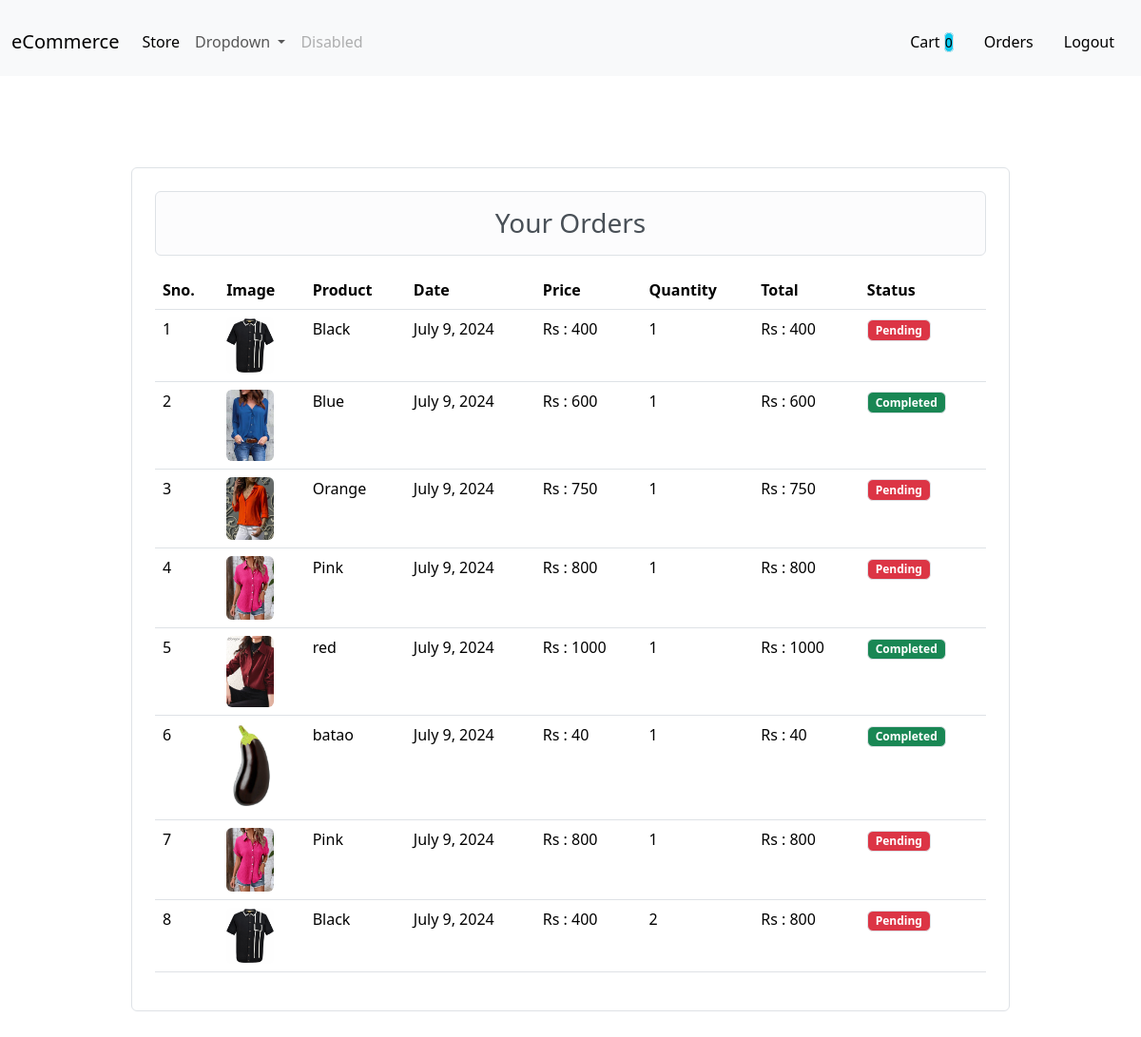
The app's page /orders/ (signed in) with its own data.
### store/models/orders.py (models this page shows, shortened)
class Order(models.Model):
    product = models.ForeignKey(Product, on_delete=models.CASCADE)
    customer = models.ForeignKey(Customer, on_delete=models.CASCADE)
    quantity = models.IntegerField(null=True, blank=True)
    price = models.IntegerField(null=True, blank=True)
    address = models.CharField(max_length=50, default='', blank=True)
    phone = models.CharField(max_length=50, default='', blank=True)
    date = models.DateField(auto_now_add=True)
    status = models.BooleanField(null=True, blank=True)
    @staticmethod
    def get_orders_by_customer(customer_id):
        return Order.objects.filter(customer_id=customer_id).order_by('-date')

### store/models/product.py (models this page shows, shortened)
class Product(models.Model):
    name = models.CharField(max_length=100, blank=True, null= True)
    price = models.DecimalField(max_digits=10, decimal_places=2, blank=True, null= True)
    Category = models.ForeignKey(Category, on_delete=models.CASCADE, default=1, blank=True, null= True)
    description = models.TextField(blank=True, null= True)
    image = models.ImageField(upload_to='uploads/products', blank=True, null= True)

### store/middlewares/auth.py (the view)
    def middleware(request):
        if not request.session.get('customer'):
            return_url = request.path_info
            return redirect(f'/login/?return_url={return_url}')
        response = get_response(request)
        return response

### store/templatetags/custom_filter.py (called while the page is built)
@register.filter(name ='currency')
def currency(number):
    return "Rs : " + str(number)

@register.filter(name ='multiply')
def multiply(number , number1):
    return number * number1

### store/views/orders.py (called while the page is built)
    def get(self, request):
        customer = request.session.get('customer')
        if customer:
            orders = Order.get_orders_by_customer(customer)
        else:
            orders = []
        context = {'orders': orders}
        return render(request, 'orders.html', context)

### store/templates/orders.html
{% extends 'base.html' %}
{% block content %}
{% load cart %}
{% load custom_filter %}
<div class="container">
    <div class='m-5 mt-8 p-5'>
        <div class= 'mx-auto border rounded py-4 px-4'>
            <h3 class="alert alert-light text-center border rounded">Your Orders</h3>
            <table class="table">
                <thead>
                    <tr>
                        <th>Sno. </th>
                        <th>Image</th>
                        <th>Product</th>
                        <th>Date</th>
                        <th>Price</th>
                        <th>Quantity</th>
                        <th>Total</th>
                        <th>Status</th>
                    </tr>
                </thead>
                <tbody>
                    {% for order in orders %}
                    <tr>
                        <td> {{forloop.counter}}</td>
                        <td><img src="{{order.product.image.url}}" alt="" class="rounded" style="width: 50px;"></td>
                        <td>{{order.product.name}}</td>
                        <td>{{order.date}}</td>
                        <td>{{order.price|currency}}</td>
                        <td>{{order.quantity}}</td>
                        <td>{{order.quantity|multiply:order.price|currency}}</td>
                        {% if order.status %}
                            <td><small class="badge badge-success border rounded bg-success">Completed</small></td>
                        {% else %}
                            <td><small class="badge badge-warning border rounded bg-danger">Pending</small></td>
                        {% endif %}
                    </tr>
                    {% endfor %}
                </tbody>
            </table>
        </div>
    </div>
</div>
{% endblock  %}

### store/templates/base.html (shortened to what this page needs)
<!DOCTYPE html>
<html lang="en">
<head>
    <link href="https://cdn.jsdelivr.net/npm/bootstrap@5.3.3/dist/css/bootstrap.min.css" rel="stylesheet">
</head>
<body>
<nav class="navbar navbar-expand-lg bg-body-tertiary">
    <div class="container-fluid mt-2">
        <a class="navbar-brand" href="{% url 'index' %}">eCommerce</a>
        <div class="collapse navbar-collapse" id="navbarSupportedContent">
            <ul class="navbar-nav me-auto mb-2 mb-lg-0">
                <li class="nav-item">
                    <a class="nav-link active" aria-current="page" href="#">Store</a>
                </li>
                <li class="nav-item dropdown">
                    <a class="nav-link dropdown-toggle" href="#" id="navbarDropdown" role="button" data-bs-toggle="dropdown" aria-expanded="false">
                        Dropdown
                    </a>
                </li>
                <li class="nav-item">
                    <a class="nav-link disabled" aria-disabled="true">Disabled</a>
                </li>
            </ul>
            <ul class="navbar-nav d-flex">
                <li class="nav-item">
                    <a class="nav-link active  m-2" aria-current="page" href="/cart">Cart
                        <small class="badge-info bg-info border rounded">{{request.session.cart.keys|length}}</small>
                    </a>
                </li>
                {% if request.session.customer%}
                <li class="nav-item">
                    <a class="nav-link active  m-2" aria-current="page" href="/orders">Orders</a>
                </li>
                <li class="nav-item">
                    <a class="nav-link active  m-2" aria-current="page" href="/logout">Logout</a>
                </li>
                {% endif %}
            </ul>
        </div>
    </div>
</nav>
{% block content %}
{% endblock %}
</body>
</html>

### records on screen
Order: product.image (picture), product.name "Black", date "July 9, 2024", price "Rs : 400", quantity "1", quantity|multiply "Rs : 400", status "Pending"
Order: product.image (picture), product.name "Blue", date "July 9, 2024", price "Rs : 600", quantity "1", quantity|multiply "Rs : 600", status "Completed"
Order: product.image (picture), product.name "Orange", date "July 9, 2024", price "Rs : 750", quantity "1", quantity|multiply "Rs : 750", status "Pending"
Order: product.image (picture), product.name "Pink", date "July 9, 2024", price "Rs : 800", quantity "1", quantity|multiply "Rs : 800", status "Pending"
Order: product.image (picture), product.name "red", date "July 9, 2024", price "Rs : 1000", quantity "1", quantity|multiply "Rs : 1000", status "Completed"
Order: product.image (picture), product.name "batao", date "July 9, 2024", price "Rs : 40", quantity "1", quantity|multiply "Rs : 40", status "Completed"
Order: product.image (picture), product.name "Pink", date "July 9, 2024", price "Rs : 800", quantity "1", quantity|multiply "Rs : 800", shows "Pending"
Order: product.image (picture), product.name "Black", date "July 9, 2024", price "Rs : 400", quantity "2", quantity|multiply "Rs : 800", shows "Pending"

### other values on screen
{{ request.session.cart.keys|length }} "0"
